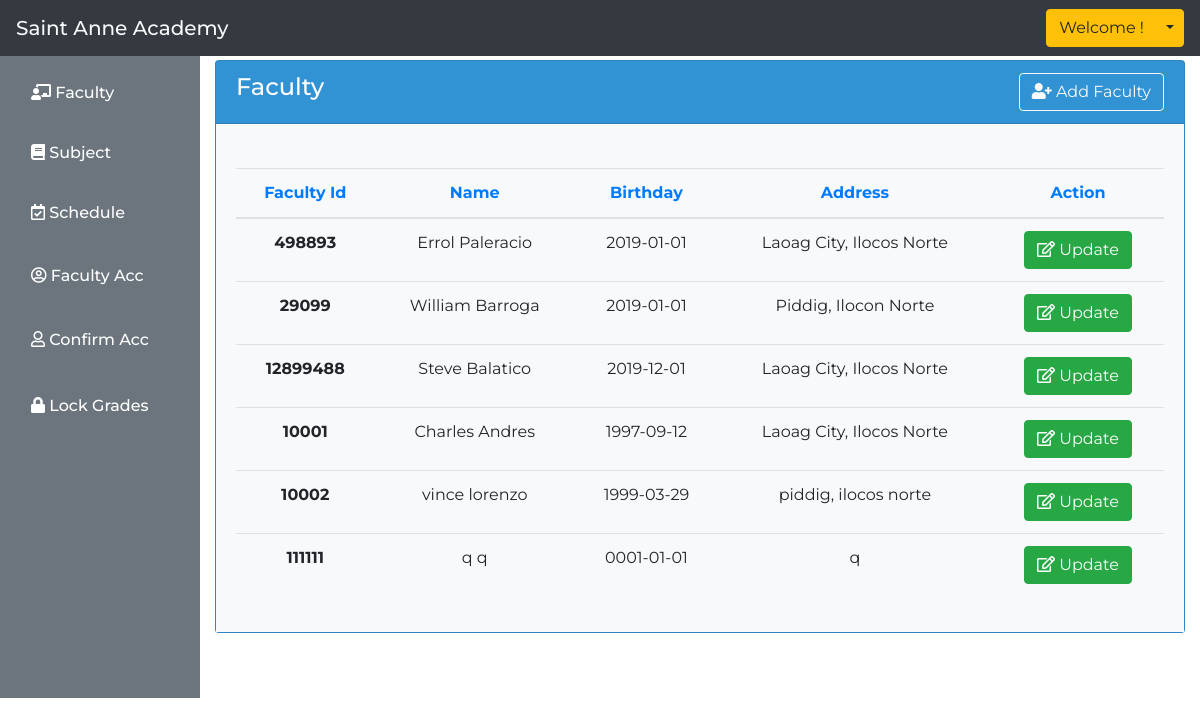
The page /admin/manage_faculty.php on the database its author committed.
### tables this page shows
CREATE TABLE `faculty` (
  `faculty_id` int(11) NOT NULL,
  `faculty_id_number` varchar(255) NOT NULL,
  `family_name` text NOT NULL,
  `first_name` text NOT NULL,
  `middle_name` text NOT NULL,
  `bday` date NOT NULL,
  `address` varchar(255) NOT NULL,
  `mobile_number` varchar(255) NOT NULL
);

### admin/manage_faculty.php (the view, shortened to what this page needs)
<?php require 'layouts/admin_header.php'; ?>
<div class="float-right col-10" style="margin: 0 auto; margin-top: 5%;">
        <div class="card mb-3" style="max-width: col-9; background:#3498DB;">
            <div class="card-header">
                <div class="row">
                    <div class="col-6">
                        <h4 class="text-white">Faculty</h4>
                    </div>
                    <div class="col-6">
                        <button type="button" class="btn btn-outline-light float-right" data-toggle="modal" data-target="#exampleModalCenter">
                        <i class="fas fa-user-plus"></i> Add Faculty
                        </button>
                    </div>
                </div>
            </div>
                <div class="card-body bg-light text-dark">
                    <table class="table mt-4" style="text-align: center;">
                        <thead>
                            <tr>
                                <th class="text-primary" scsope="col">Faculty Id</th>
                                <th class="text-primary" scope="col">Name</th>
                                <th class="text-primary" scope="col">Birthday</th>
                                <th class="text-primary" scope="col">Address</th>
                                <th class="text-primary" scope="col">Action</th>
                            </tr>
                        </thead>
                        <tbody>
                        <?php
                            $con = mysqli_connect("localhost", "root", "", "enrollment");
                            $sql = "SELECT * FROM `faculty`";
                            $result = mysqli_query($con, $sql);
                            while($row = mysqli_fetch_array($result)) {
                        ?>
                            <tr>
                                <th scope="row"><?php echo $row['faculty_id_number']; ?></th>
                                <td><?php echo $row['first_name'] ." ". $row['family_name'] ?></td>
                                <td><?php echo $row['bday']; ?></td>
                                <td><?php echo $row['address']; ?></td>
                                <td>
                                    <button type="button" class="btn btn-success" data-toggle="modal" data-target="#update<?php echo $row['faculty_id']; ?>">
                                    <i class="far fa-edit"></i> Update
                                    </button>
                                </td>
                            </tr>
                            <?php }?>
                        </tbody>
                    </table>
                </div>
            </div>
        </div>
<?php require 'layouts/admin_footer.php'; ?>

### admin/layouts/admin_header.php (style rules this page uses)
body { font-family: Montserrat; }

### rows shown on the page
faculty: faculty_id_number "498893", first_name "Errol", family_name "Paleracio", bday "2019-01-01", address "Laoag City, Ilocos Norte"
faculty: faculty_id_number "29099", first_name "William", family_name "Barroga", bday "2019-01-01", address "Piddig, Ilocon Norte"
faculty: faculty_id_number "12899488", first_name "Steve", family_name "Balatico", bday "2019-12-01", address "Laoag City, Ilocos Norte"
faculty: faculty_id_number "10001", first_name "Charles", family_name "Andres", bday "1997-09-12", address "Laoag City, Ilocos Norte"
faculty: faculty_id_number "10002", first_name "vince", family_name "lorenzo", bday "1999-03-29", address "piddig, ilocos norte"
faculty: faculty_id_number "111111", first_name "q", family_name "q", bday "0001-01-01", address "q"
